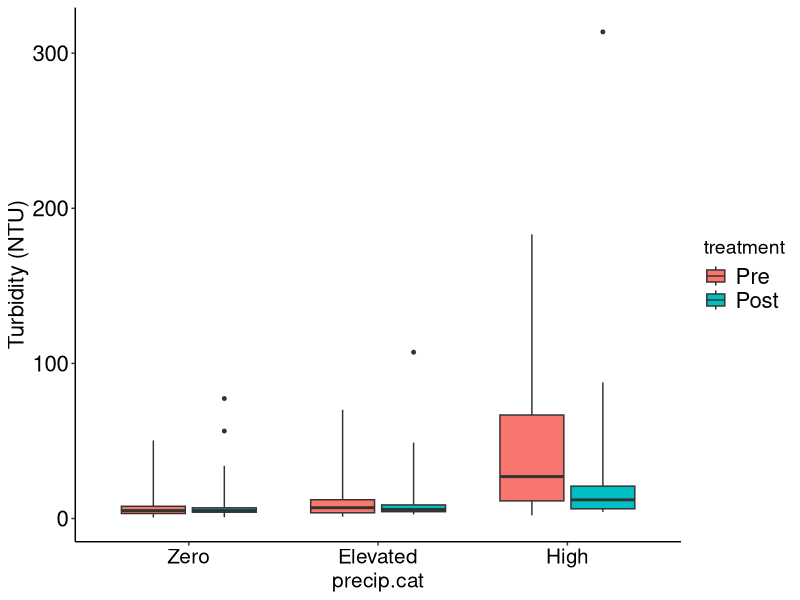

Reproduce this figure in R. (Note: this script raises an error after producing the figure.)
library(tidyr)
library(ggplot2)
library(chron)
library(scales)
library(dplyr)
library(data.table)
library(quantreg)
##Figures were mdae at 850 vs 350 without axes
#Load Data
ts.SDW<-read.csv("full metabolism.csv")
ts.SDW$year<-as.factor(ts.SDW$year)
ts.SDW$treatment <- factor(ts.SDW$treatment, levels = c("Pre","Post"))
ts.SDW$precip.cat <- factor(ts.SDW$precip.cat, levels = c("Zero","Elevated", "High"))
ts.SDW$class <- factor(ts.SDW$class, levels = c("Early CC","Late CC", "No CC"))

####Figure 4####
##Plot Turbidity by cover crop class and precipitation category
ggplot(ts.SDW, aes(x=precip.cat, y=turb, fill=treatment))+
  theme_classic()+
  geom_boxplot(outlier.size=1,coef = 15)+
  theme(panel.grid.major = element_blank(), panel.grid.minor = element_blank())+
  theme(axis.title.x=element_text(size=15,color="black"))+
  theme(axis.title.y=element_text(size=16,color="black"))+
  theme(axis.text.y=element_text(size=16,color="black"))+
  theme(axis.text.x=element_text(size=15,color="black"))+
  ylab(bquote('Turbidity (NTU)'))+
  theme(legend.title=element_text(size=14),
        legend.text = element_text( size = 16))
  xlab(bquote('Precipitation'))+
  scale_fill_manual(values= c("gray85", "olivedrab3"),labels=c("Pre", "Post"))+
  facet_grid(~class)+
  labs(fill="Treatment")+
  theme(strip.text.x = element_text(size = 15))+
  scale_y_continuous( trans="log10")+
  theme(legend.position="top")+
  scale_x_discrete(labels= c("Zero", "Bottom \n 75%", "Top \n 25%"))+
 theme(legend.position="NONE")


##Plot Dicharge (Q) by cover crop class and precipitation category  
ggplot(ts.SDW, aes(x=precip.cat, y=Q, fill=treatment))+
    theme_classic()+
    geom_boxplot(outlier.size=1,coef = 15)+
    theme(panel.grid.major = element_blank(), panel.grid.minor = element_blank())+
    theme(axis.title.x=element_text(size=15,color="black"))+
    theme(axis.title.y=element_text(size=16,color="black"))+
    theme(axis.text.y=element_text(size=16,color="black"))+
    theme(axis.text.x=element_text(size=15,color="black"))+
    ylab(bquote('Discharge ('*L~s^-1*')'))+
    theme(legend.title=element_text(size=14), 
          legend.text = element_text( size = 16))+
    xlab(bquote('Precipitation'))+
    scale_fill_manual(values= c("gray85", "olivedrab3"),labels=c("Pre", "Post"))+
    facet_grid(~class)+
    labs(fill="Treatment")+
    theme(strip.text.x = element_text(size = 15))+
    scale_y_continuous( trans="log10")+
    theme(legend.position="top")+
    scale_x_discrete(labels= c("Zero", "Bottom \n 75%", "Top \n 25%"))+
    theme(legend.position="NONE")
  
####Figure 5####
##Remove negative GPP values and positive ER
ts.SDW<- subset(ts.SDW,GPP >= 0)
ts.SDW<- subset(ts.SDW,ER < 0)


##Plot GPP by cover crop class and precipitation category  
ggplot(ts.SDW, aes(x=precip.cat, y=GPP, fill=treatment))+
  theme_classic()+
  geom_boxplot(outlier.size=1,coef = 15)+
  theme(panel.grid.major = element_blank(), panel.grid.minor = element_blank())+
  theme(axis.title.x=element_text(size=15,color="black"))+
  theme(axis.title.y=element_text(size=16,color="black"))+
  theme(axis.text.y=element_text(size=16,color="black"))+
  theme(axis.text.x=element_text(size=15,color="black"))+
  ylab(bquote('GPP ('*g~ m^-2~d^-1*')'))+
  theme(legend.title=element_text(size=14), 
        legend.text = element_text( size = 16))+
  xlab(bquote('Precipitation'))+
  scale_fill_manual(values= c("gray85", "olivedrab3"),labels=c("Pre", "Post"))+
  facet_grid(~class)+
  labs(fill="Treatment")+
  theme(strip.text.x = element_text(size = 15))+
  theme(legend.position="top")+
  scale_x_discrete(labels= c("Zero", "Bottom \n 75%", "Top \n 25%"))+
  theme(legend.position="NONE")

##Plot ER by cover crop class and precipitation category  
ggplot(ts.SDW, aes(x=precip.cat, y=ER, fill=treatment))+
  theme_classic()+
  geom_boxplot(outlier.size=1,coef = 15)+
  theme(panel.grid.major = element_blank(), panel.grid.minor = element_blank())+
  theme(axis.title.x=element_text(size=15,color="black"))+
  theme(axis.title.y=element_text(size=16,color="black"))+
  theme(axis.text.y=element_text(size=16,color="black"))+
  theme(axis.text.x=element_text(size=15,color="black"))+
  ylab(bquote('ER ('*g~ m^-2~d^-1*')'))+
  theme(legend.title=element_text(size=14), 
        legend.text = element_text( size = 16))+
  xlab(bquote('Precipitation'))+
  scale_fill_manual(values= c("gray85", "olivedrab3"),labels=c("Pre", "Post"))+
  facet_grid(~class)+
  labs(fill="Treatment")+
  theme(strip.text.x = element_text(size = 15))+
  theme(legend.position="top")+
  scale_x_discrete(labels= c("Zero", "Bottom \n 75%", "Top \n 25%"))+
  theme(legend.position="NONE")


####Figure 6####
#Load Data
mydata<-read.csv("HR_AR_metabolism.csv")
mydata$Year<-as.factor(mydata$Year)
mydata$Treatment <- factor(mydata$Treatment, levels = c("Pre","Post"))
mydata$precip.cat <- factor(mydata$precip.cat, levels = c("Zero","Elevated", "High"))

##Plot HR by cover crop class and precipitation category  
HR<-subset(mydata, metabo.type=="HR" & Rate <0)
ggplot(HR, aes(x=precip.cat, y=Rate, fill=Treatment))+
  theme_classic()+
  geom_boxplot(outlier.size=1,coef = 15)+
  theme(panel.grid.major = element_blank(), panel.grid.minor = element_blank())+
  theme(axis.title.x=element_text(size=15,color="black"))+
  theme(axis.title.y=element_text(size=16,color="black"))+
  theme(axis.text.y=element_text(size=16,color="black"))+
  theme(axis.text.x=element_text(size=15,color="black"))+
  ylab(bquote('Heterotrophic R ('*g~ m^-2~d^-1*')'))+
  theme(legend.title=element_text(size=14), 
        legend.text = element_text( size = 16))+
  xlab(bquote('Precipitation'))+
  scale_fill_manual(values= c("gray85", "olivedrab3"),labels=c("Pre", "Post"))+
  labs(fill="Treatment")+
  theme(strip.text.x = element_text(size = 15))+
  scale_y_continuous(limits=c(-25, 2))+
  theme(legend.position="top")+
  facet_grid(~class)+
  scale_x_discrete(labels= c("Zero", "Bottom \n 70%", "Top \n 30%"))+
  theme(legend.position="NONE")

##Plot AR by cover crop class and precipitation category  
AR<-subset(mydata, metabo.type=="AR" & Rate <0)
ggplot(AR, aes(x=precip.cat, y=Rate, fill=Treatment))+
  theme_classic()+
  geom_boxplot(outlier.size=1,coef = 15)+
  theme(panel.grid.major = element_blank(), panel.grid.minor = element_blank())+
  theme(axis.title.x=element_text(size=15,color="black"))+
  theme(axis.title.y=element_text(size=16,color="black"))+
  theme(axis.text.y=element_text(size=16,color="black"))+
  theme(axis.text.x=element_text(size=15,color="black"))+
  ylab(bquote('Heterotrophic R ('*g~ m^-2~d^-1*')'))+
  theme(legend.title=element_text(size=14), 
        legend.text = element_text( size = 16))+
  xlab(bquote('Precipitation'))+
  scale_fill_manual(values= c("gray85", "olivedrab3"),labels=c("Pre", "Post"))+
  labs(fill="Treatment")+
  theme(strip.text.x = element_text(size = 15))+
  scale_y_continuous(limits=c(-15, 0))+
  theme(legend.position="top")+
  facet_grid(~class)+
  scale_x_discrete(labels= c("Zero", "Bottom \n 70%", "Top \n 30%"))+
  theme(legend.position="NONE")
